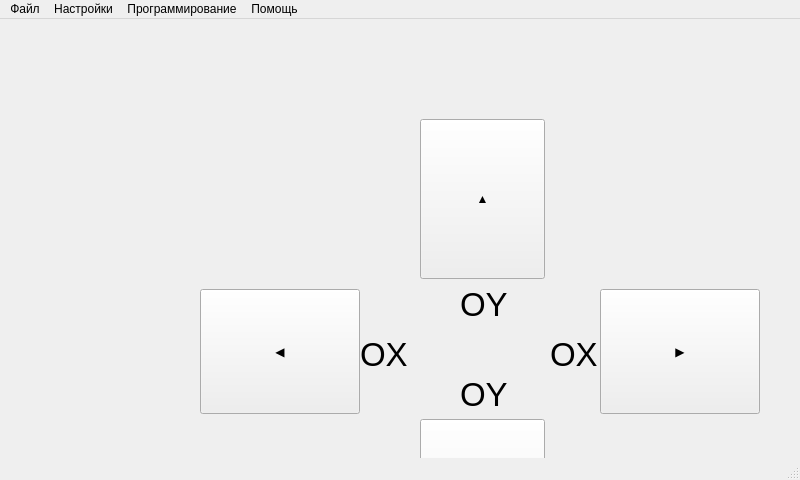
<?xml version="1.0" encoding="UTF-8"?>
<ui version="4.0">
 <class>MainWindow</class>
 <widget class="QMainWindow" name="MainWindow">
  <property name="geometry">
   <rect>
    <x>0</x>
    <y>0</y>
    <width>800</width>
    <height>480</height>
   </rect>
  </property>
  <property name="windowTitle">
   <string>Deqart</string>
  </property>
  <widget class="QWidget" name="centralwidget">
   <widget class="QPushButton" name="pushButton">
    <property name="geometry">
     <rect>
      <x>420</x>
      <y>100</y>
      <width>125</width>
      <height>160</height>
     </rect>
    </property>
    <property name="styleSheet">
     <string notr="true">font: 75 72pt &quot;MS Shell Dlg 2&quot;;</string>
    </property>
    <property name="text">
     <string>▲</string>
    </property>
   </widget>
   <widget class="QPushButton" name="pushButton_2">
    <property name="geometry">
     <rect>
      <x>420</x>
      <y>400</y>
      <width>125</width>
      <height>160</height>
     </rect>
    </property>
    <property name="styleSheet">
     <string notr="true">font: 75 72pt &quot;MS Shell Dlg 2&quot;;</string>
    </property>
    <property name="text">
     <string>▼</string>
    </property>
   </widget>
   <widget class="QPushButton" name="pushButton_3">
    <property name="geometry">
     <rect>
      <x>200</x>
      <y>270</y>
      <width>160</width>
      <height>125</height>
     </rect>
    </property>
    <property name="styleSheet">
     <string notr="true">font: 75 72pt &quot;MS Shell Dlg 2&quot;;</string>
    </property>
    <property name="text">
     <string>◀</string>
    </property>
   </widget>
   <widget class="QPushButton" name="pushButton_4">
    <property name="geometry">
     <rect>
      <x>600</x>
      <y>270</y>
      <width>160</width>
      <height>125</height>
     </rect>
    </property>
    <property name="styleSheet">
     <string notr="true">font: 75 72pt &quot;MS Shell Dlg 2&quot;;</string>
    </property>
    <property name="text">
     <string>▶</string>
    </property>
   </widget>
   <widget class="QLabel" name="label">
    <property name="geometry">
     <rect>
      <x>360</x>
      <y>310</y>
      <width>50</width>
      <height>50</height>
     </rect>
    </property>
    <property name="font">
     <font>
      <pointsize>25</pointsize>
     </font>
    </property>
    <property name="text">
     <string>OX</string>
    </property>
   </widget>
   <widget class="QLabel" name="label_2">
    <property name="geometry">
     <rect>
      <x>550</x>
      <y>310</y>
      <width>50</width>
      <height>50</height>
     </rect>
    </property>
    <property name="font">
     <font>
      <pointsize>25</pointsize>
     </font>
    </property>
    <property name="text">
     <string>OX</string>
    </property>
   </widget>
   <widget class="QLabel" name="label_3">
    <property name="geometry">
     <rect>
      <x>460</x>
      <y>350</y>
      <width>50</width>
      <height>50</height>
     </rect>
    </property>
    <property name="font">
     <font>
      <pointsize>25</pointsize>
     </font>
    </property>
    <property name="text">
     <string>OY</string>
    </property>
   </widget>
   <widget class="QLabel" name="label_4">
    <property name="geometry">
     <rect>
      <x>460</x>
      <y>260</y>
      <width>50</width>
      <height>50</height>
     </rect>
    </property>
    <property name="font">
     <font>
      <pointsize>25</pointsize>
     </font>
    </property>
    <property name="text">
     <string>OY</string>
    </property>
   </widget>
  </widget>
  <widget class="QMenuBar" name="menubar">
   <property name="geometry">
    <rect>
     <x>0</x>
     <y>0</y>
     <width>800</width>
     <height>21</height>
    </rect>
   </property>
   <widget class="QMenu" name="menuFile">
    <property name="title">
     <string>Файл</string>
    </property>
    <addaction name="action"/>
   </widget>
   <widget class="QMenu" name="menu">
    <property name="title">
     <string>Настройки</string>
    </property>
    <addaction name="action_2"/>
   </widget>
   <widget class="QMenu" name="menu_2">
    <property name="title">
     <string>Программирование</string>
    </property>
    <addaction name="action_4"/>
   </widget>
   <widget class="QMenu" name="menu_3">
    <property name="title">
     <string>Помощь</string>
    </property>
   </widget>
   <addaction name="menuFile"/>
   <addaction name="menu"/>
   <addaction name="menu_2"/>
   <addaction name="menu_3"/>
  </widget>
  <widget class="QStatusBar" name="statusbar"/>
  <action name="action">
   <property name="text">
    <string>Выход</string>
   </property>
  </action>
  <action name="action_2">
   <property name="text">
    <string>Настройки</string>
   </property>
  </action>
  <action name="action_4">
   <property name="text">
    <string>окно</string>
   </property>
  </action>
 </widget>
 <resources/>
 <connections/>
</ui>
